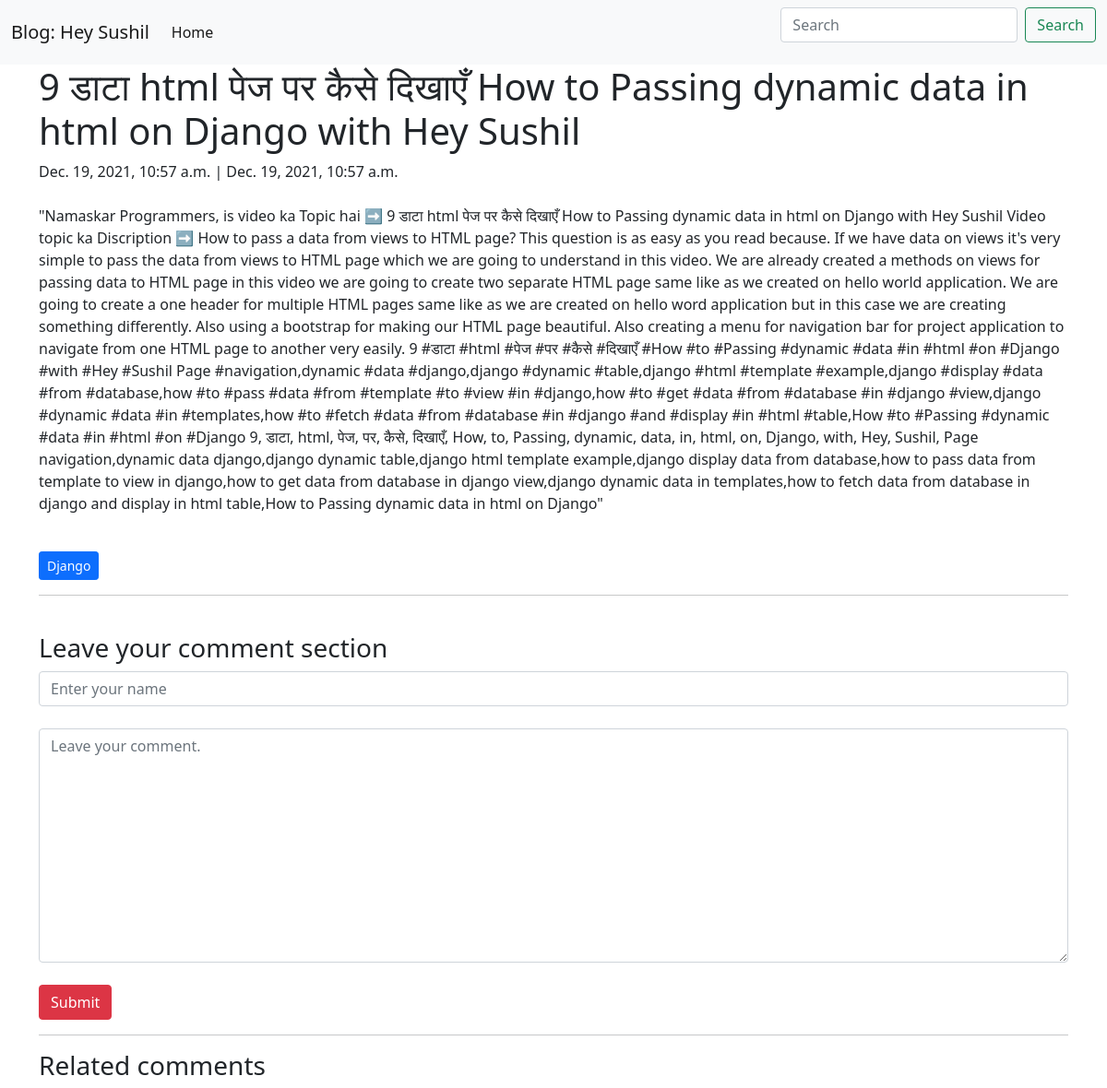
The page /blog/1/ on the database as committed earlier.
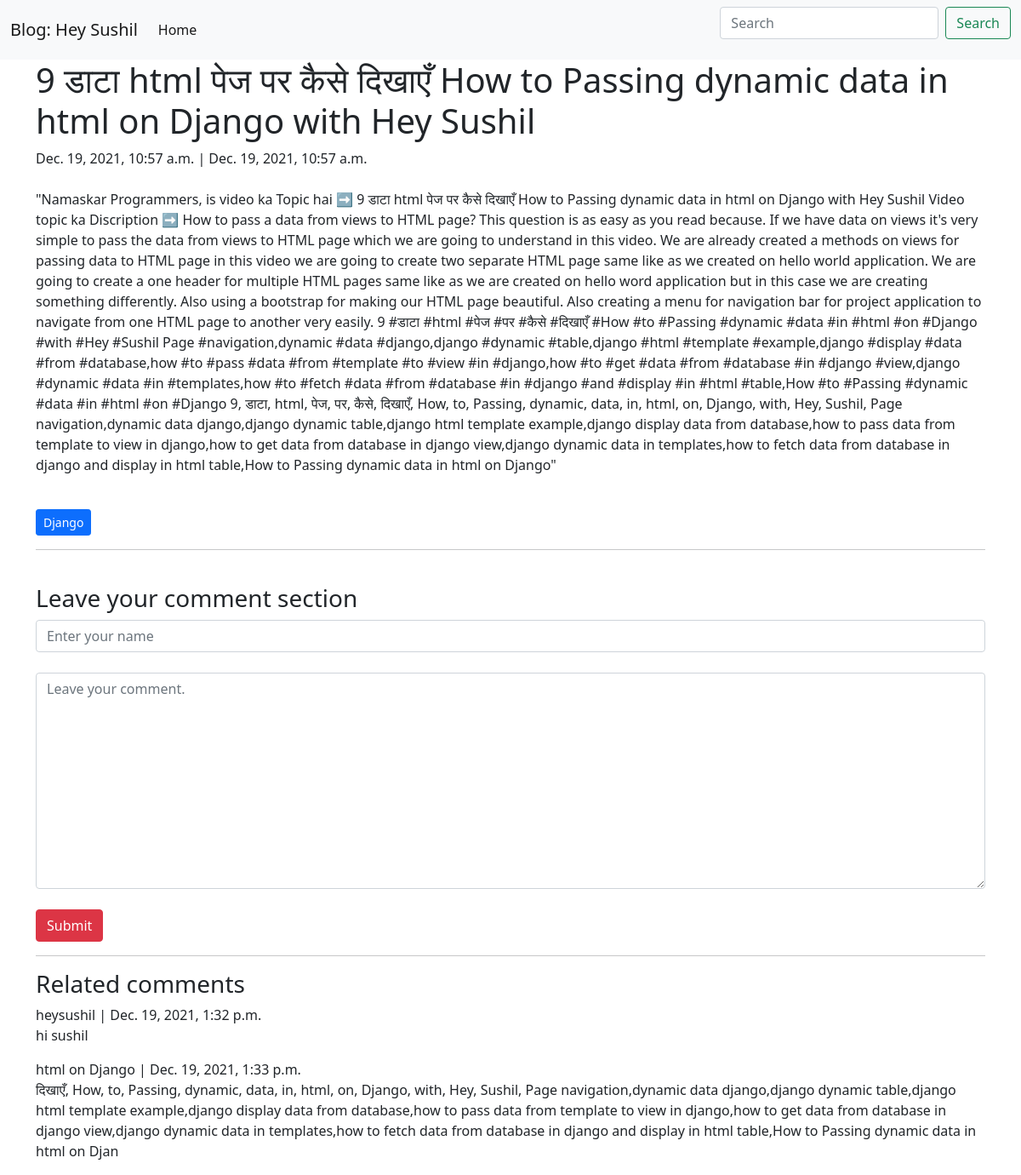
The same page on the database as committed later.
### blog/models.py (models this page shows)
class Category(models.Model):
    name = models.CharField(max_length=50)

class Comment(models.Model):
    author = models.CharField(max_length=100)
    body = models.TextField()
    created_on = models.DateTimeField(auto_now_add=True)
    post = models.ForeignKey('Post', on_delete=models.CASCADE)

### blog/views.py (the view, shortened to what this page needs)
# urls.py: path("<int:pk>/", views.blog_detail, name="blog_detial"),
def blog_detail(request, pk):
    post = Post.objects.get(pk=pk)
    form = CommentForm()
    comments = Comment.objects.filter(post=post)
    context = {
        "data":post,
        "comments":comments,
        "form":form,
        }
    return render(request, 'blog_detail.html', context)

### blog/forms.py
class CommentForm(forms.Form):
    author = forms.CharField(
        max_length=100,
        widget=forms.TextInput(
            attrs={
                "class":"form-control",
                "placeholder":"Enter your name"
            }
        )
    )
    body = forms.CharField(widget=forms.Textarea(
        attrs={
            "class":"form-control",
            "placeholder":"Leave your comment."
        }
    ))

### blog/templates/blog_detail.html (shortened to what this page needs)
{% extends 'blog_main.html' %}
{% block page_content %}
<div class="container">
    <div class="row">
        <div class="col-12 col-sm-12 col-md-12 col-lg-12">
            <h1>{{data.title}}</h1>
            {{data.created_on}} | {{data.last_modifed}}<br>
            <br>
            <p>{{data.body}}</p><br>
            {% for categroy in data.categories.all %}
            <a class="btn btn-sm btn-primary" href="{% url 'blog_category' categroy.name %}">{{categroy.name}}</a>
            {% endfor %}
            <br>
            <hr>
            <br>
            <h3>Leave your comment section</h3>
            <form action="/blog/{{data.pk}}/" method="post">
                <div>{{form.author}}</div><br>
                <div>{{form.body}}</div>
                <br>
                <button type="submit" class="btn btn-bg btn-danger">Submit</button>
            </form>
            <hr>
            <h3>Related comments</h3>
            {% for comment in comments %}
            <p>
                {{comment.author}} | {{comment.created_on}}<br>
                {{comment.body}}<br>
            </p>
            {% endfor %}
            {% endblock %}

Rows that differ between the two databases and show on the page:
added Comment: author "heysushil", created_on "Dec. 19, 2021, 1:32 p.m.", body "hi sushil"
added Comment: author "html on Django", created_on "Dec. 19, 2021, 1:33 p.m.", body "दिखाएँ, How, to, Passing, dynamic, data, in, html, on, Django, with, Hey, Sushil, Page navigation,dynamic data django,django dynamic table,django html template example,django display data from database,how to pass data from template to view in django,how to get data from database in django view,django dynamic data in templates,how to fetch data from database in django and display in html table,How to Passing dynamic data in html on Djan"
